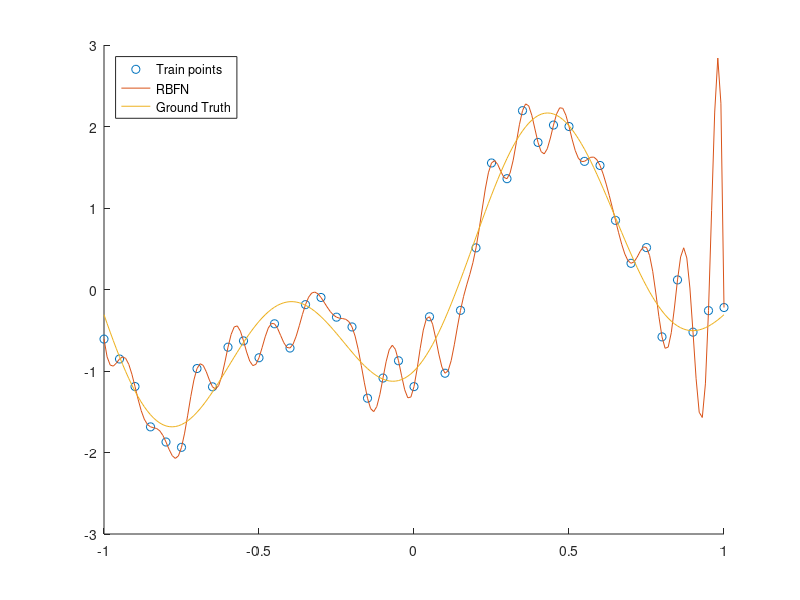

Write the MATLAB code that produced this figure.
clc
clear
% construct data
rng(520) % reproduce seed
train_x = -1:0.05:1;
train_y = 1.2*sin(pi*train_x)-cos(2.4*pi*train_x)+0.3*randn(1,size(train_x,2));
test_x = -1:0.01:1;
test_y = 1.2*sin(pi*test_x)-cos(2.4*pi*test_x);
% RBF matrix
r = abs(train_x' - train_x);
RBF = exp(-r.^2./2/0.1^2);
w = RBF^-1*train_y';
% predict on test
r = abs(test_x' - train_x);
RBF = exp(-r.^2./2/0.1^2);
pred_y = (RBF*w)';
hold on
plot(train_x,train_y,'o')
plot(test_x,pred_y)
plot(test_x,test_y)
legend('Train points','RBFN','Ground Truth','Location','northwest')
% mean square error on test
MSE_test = sum((pred_y - test_y).^2)/size(pred_y,2);
% predict on train
r = abs(train_x' - train_x);
RBF = exp(-r.^2./2/0.1^2);
pred_y = (RBF*w)';
% mean square error on train
MSE_train = sum((pred_y - train_y).^2)/size(pred_y,2);


